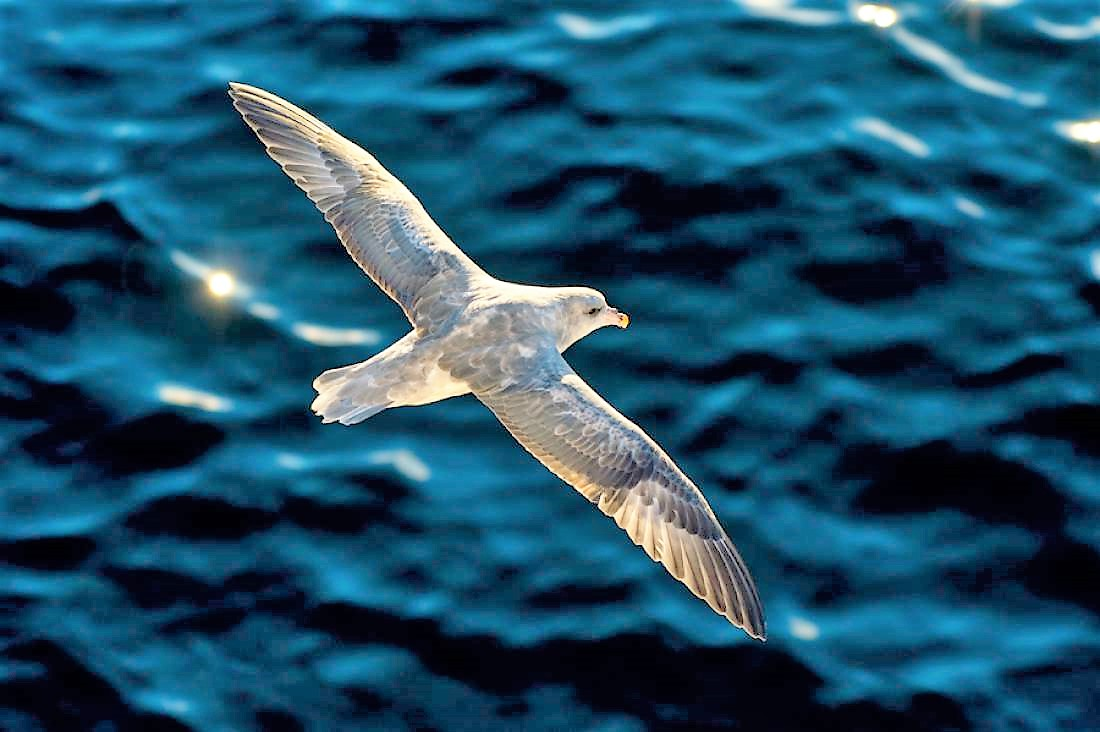
#> input picture assignment-3-segmentation/2/data/bird.jpg, 1100 x 732 px, found by its file name
$ jupyter execute Q3.ipynb
#> lines starting #> are read from the running program, lines starting #| are printed output that depends on the picture; after the words box and inside, x2 and y2 are one past the last pixel; in counts of white or black regions, pixels touching at a corner belong together
[cell 1]
import cv2
import numpy as np
import matplotlib.pyplot as plt

[cell 2]
image = "../data/bird.jpg"
img = cv2.imread(image)
#> img is the input picture: shape (732, 1100, 3); mean B, G, R 105.5, 80.4, 28.4
img = cv2.cvtColor(img,cv2.COLOR_BGR2RGB)

edge = cv2.Canny(img,240,255)
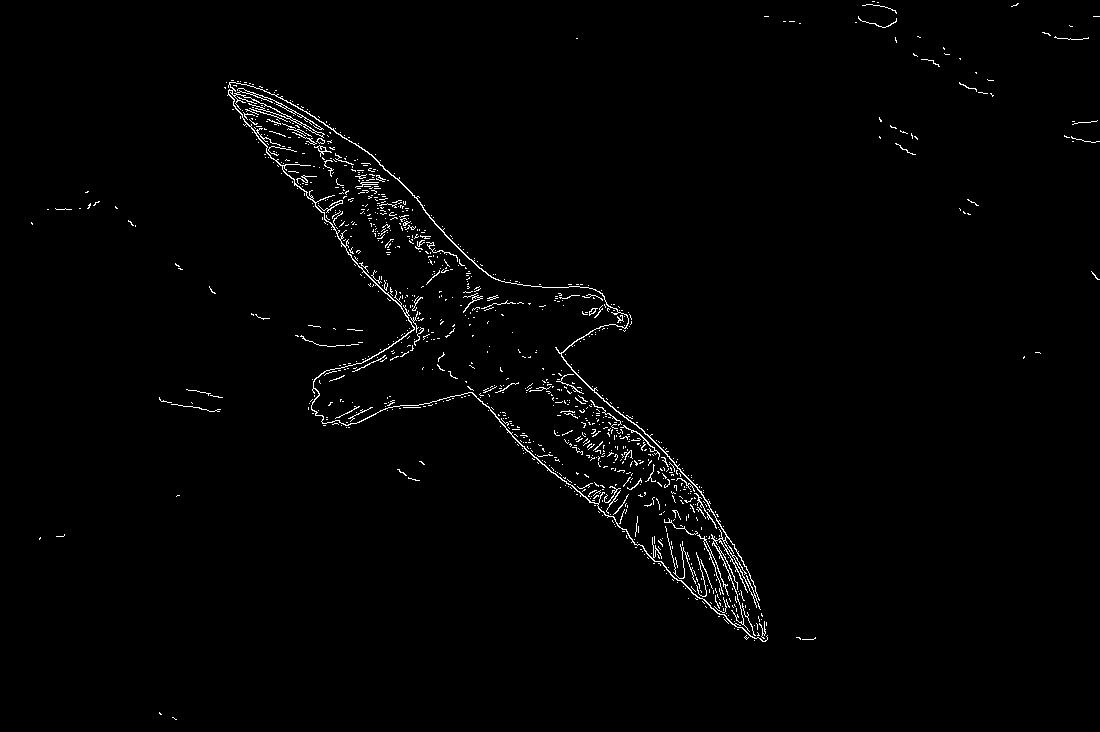
#> edge: shape (732, 1100); 1.3% white in thin lines or dots
dilated = cv2.dilate(edge,None,iterations = 20)
#> dilated: shape (732, 1100); 24.9% white; 15 white regions, largest, box (x1, y1, x2, y2) and area: (11, 60, 836, 662) 146041, (835, 0, 1014, 117) 11859, (139, 369, 243, 432) 5875
eroded = cv2.erode(dilated,None,iterations = 30)
#> eroded: shape (732, 1100); 6.6% white; 3 white regions (1 under 20 px), largest, box (x1, y1, x2, y2) and area: (242, 94, 751, 620) 52947, (868, 0, 887, 16) 258
plt.imshow(eroded,cmap="gray")

[cell 3]
masked = img.copy()
for i in range(3):
    masked[:,:,i] = img[:,:,i]*eroded
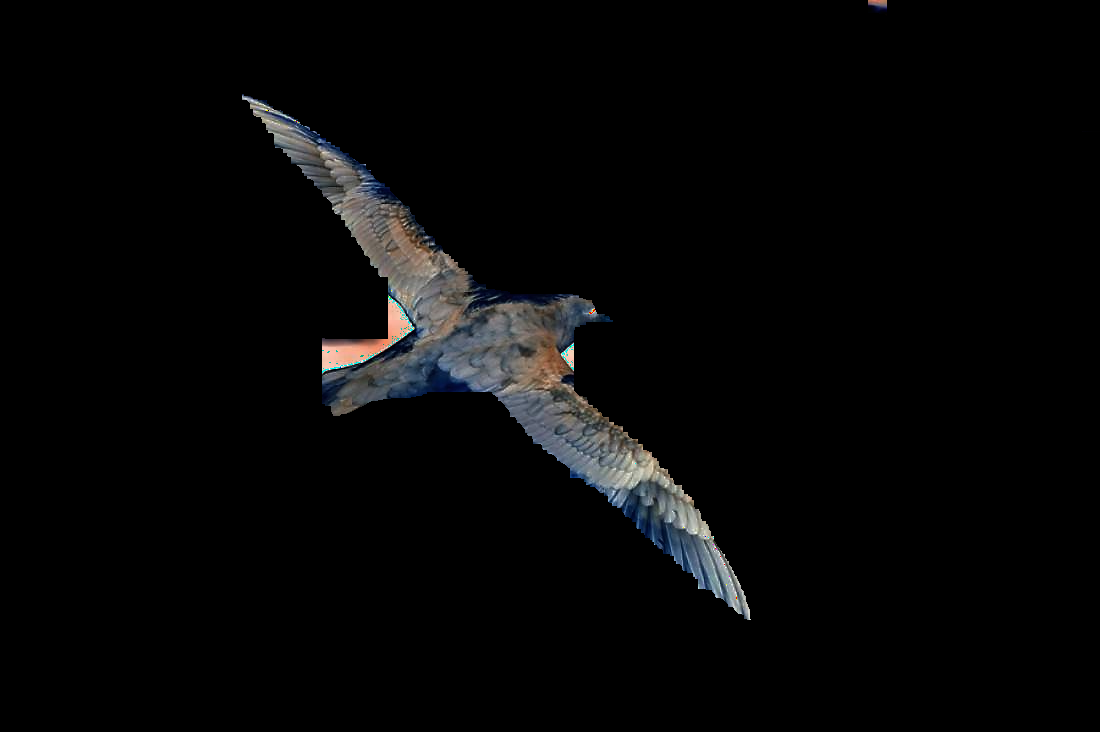
#> masked: shape (732, 1100, 3); mean R, G, B 6.5, 6.6, 6.8
plt.imshow(masked)

[cell 4]
import cv2
import numpy as np
import sys,os
from tqdm import tqdm

# script_dir = sys.path[0] # This gives the directory in which our script is running on the system
# img_path = os.path.join(script_dir, '../data/'+sys.argv[1])


def im2double(im,d):
    # [4 lines of commented-out code are left out]

#> called with d = 3
    im1 = im[:,:,0]
    im2 = im[:,:,1]
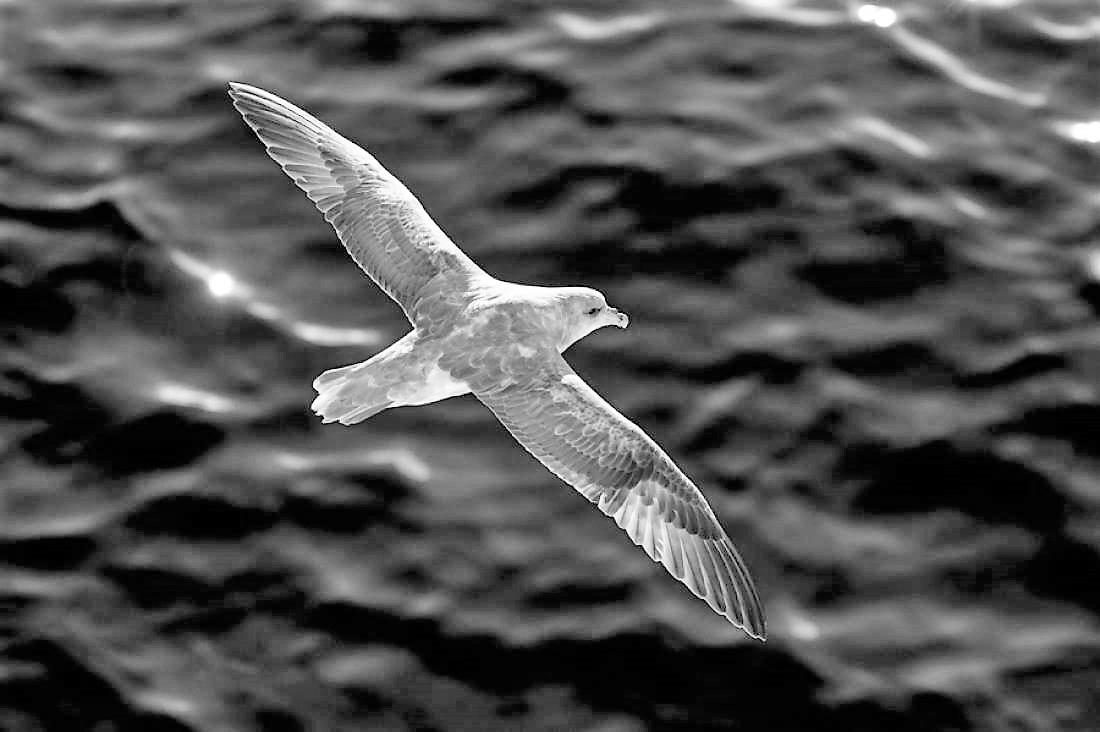
#> im2: shape (732, 1100); min 0, max 255, mean 80.4
    im3 = im[:,:,2]
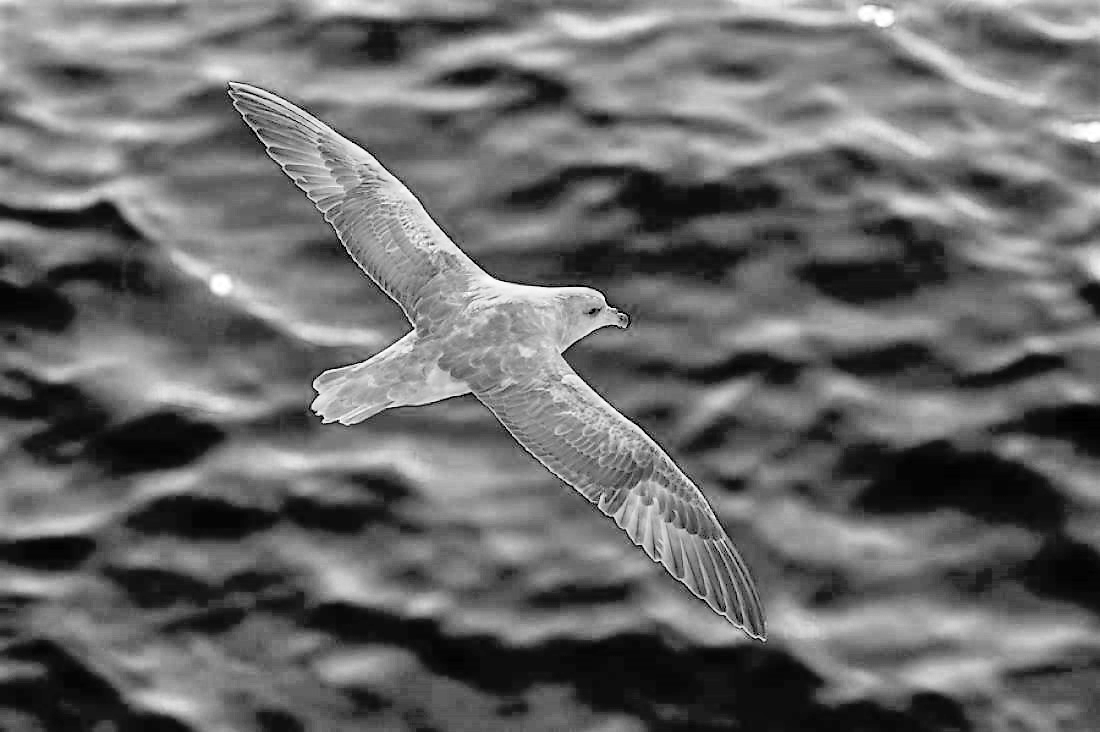
#> im3: shape (732, 1100); min 0, max 255, mean 105.5
    out1 = (im1.astype(np.float64) - np.min(im1.ravel())) / (np.max(im1.ravel()) - np.min(im1.ravel()))
    out2 = (im2.astype(np.float64) - np.min(im2.ravel())) / (np.max(im2.ravel()) - np.min(im2.ravel()))
    out3 = (im3.astype(np.float64) - np.min(im3.ravel())) / (np.max(im3.ravel()) - np.min(im3.ravel()))
    out = cv2.merge((out1,out2,out3))
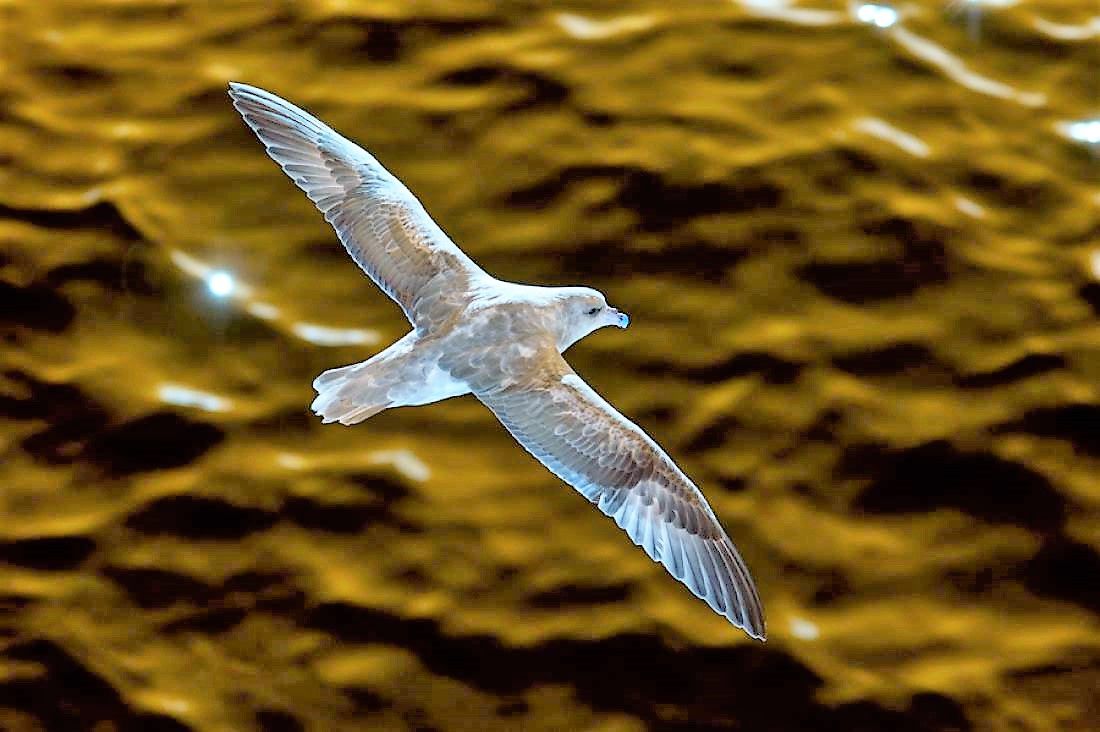
#> out: shape (732, 1100, 3) float64; mean of channels 0, 1, 2 0.111, 0.315, 0.414; drawn as B, G, R
    return out

def meanShift(img):
    r,c,d = img.shape
    img = im2double(img,d)
    gaussian_blur = cv2.GaussianBlur(img, (5,5), 1.0)

    # [4 lines of commented-out code are left out]
    row,col = 128,128
    newimg = cv2.resize(img,(row,col))
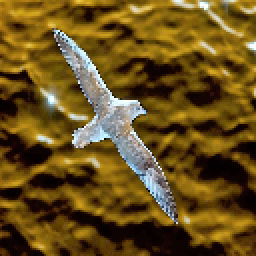
#> newimg: shape (128, 128, 3) float64 (shown 2 times larger); mean of channels 0, 1, 2 0.111, 0.315, 0.414; drawn as B, G, R


    result1 = np.zeros((row,col))
    result2 = np.zeros((row,col))
    result3 = np.zeros((row,col))
    h=0.1
    sigma = 11.0
    count = 0
    window_size = 7
    padded = np.concatenate((np.concatenate((np.zeros((row,window_size,3)), newimg),axis=1), np.zeros((row,window_size,3))),axis=1)
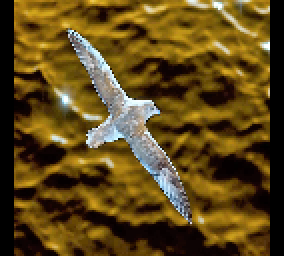
#> padded: shape (128, 142, 3) float64 (shown 2 times larger); mean of channels 0, 1, 2 0.1, 0.284, 0.373; drawn as B, G, R

    padded = np.concatenate((np.concatenate((np.zeros((window_size,col+2*(window_size),3)),padded),axis=0), np.zeros((window_size, col+2*(window_size),3))),axis=0)
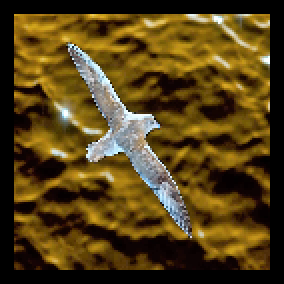
#> padded: shape (142, 142, 3) float64 (shown 2 times larger); mean of channels 0, 1, 2 0.0905, 0.256, 0.336; drawn as B, G, R
    #padded = np.zeros((row+2*window_size,col+2*window_size))
    r,c,d = padded.shape
#> r = 142; c = 142
    #r,c = padded.shape
    print(padded.shape)
#| (142, 142, 3)

    #isotropic
    #Spatial
    spatial = np.zeros((2*window_size+1,2*window_size+1))
    for is1 in range(2*window_size+1):
        for is2 in range(2*window_size+1):
            spatial[is1][is2] = ((is1-window_size)**2+(is2-window_size)**2)**0.5
    spatial = np.exp(-(spatial/sigma)**2)


    for idx1 in tqdm(range(window_size,r-window_size)):
        for idx2 in range(window_size,c-window_size):
            window = padded[idx1-window_size:idx1+window_size+1, idx2-window_size:idx2+window_size+1]
            #print(newimg[idx1][idx2])
            (x1,x2,x3) = newimg[idx1-window_size][idx2-window_size]
            N1 = 0.0 #numerator
            D1 = 1.0 #denominator
            N2 = 0.0 #numerator
            D2 = 1.0 #denominator
            N3 = 0.0 #numerator
            D3 = 1.0 #denominator


            for itern in range(30): # number of iterations
                for idx3 in range(2*window_size+1):
                    for idx4 in range(2*window_size+1):
                        (x_i1,x_i2,x_i3) = window[idx3][idx4]
                        diff1 = abs(x1-x_i1)
                        diff2 = abs(x2-x_i2)
                        diff3 = abs(x3-x_i3)

                        d1 = np.exp(-(diff1/h)**2)*spatial[idx3][idx4]
                        n1 = x_i1*d1
                        N1 += n1
                        D1 += d1

                        d2 = np.exp(-(diff2/h)**2)*spatial[idx3][idx4]
                        n2 = x_i2*d2
                        N2 += n2
                        D2 += d2

                        d3 = np.exp(-(diff3/h)**2)*spatial[idx3][idx4]
                        n3 = x_i3*d3
                        N3 += n3
                        D3 += d3

                x1 = float(N1)/D1 # in each iteration, x changes
                x2 = float(N2)/D2 # in each iteration, x changes
                x3 = float(N3)/D3 # in each iteration, x changes

            result1[idx1-window_size][idx2-window_size] = x1
            result2[idx1-window_size][idx2-window_size] = x2
            result3[idx1-window_size][idx2-window_size] = x3
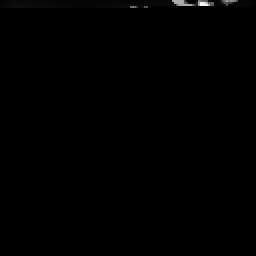
#> result1: shape (128, 128) float64 (shown 2 times larger); min 0, max 0.956, mean 0.00284
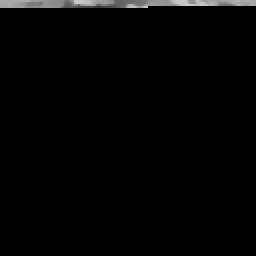
#> result3: shape (128, 128) float64 (shown 2 times larger); min 0, max 0.795, mean 0.0161

#             if count%1000 == 0:
#                 print(count)
#             count += 1
    '''
    cv2.imshow('Original Image',spatial)
    print(spatial)
    '''
    result = cv2.merge((result1,result2,result3))
    #print(result)
    return result,newimg
